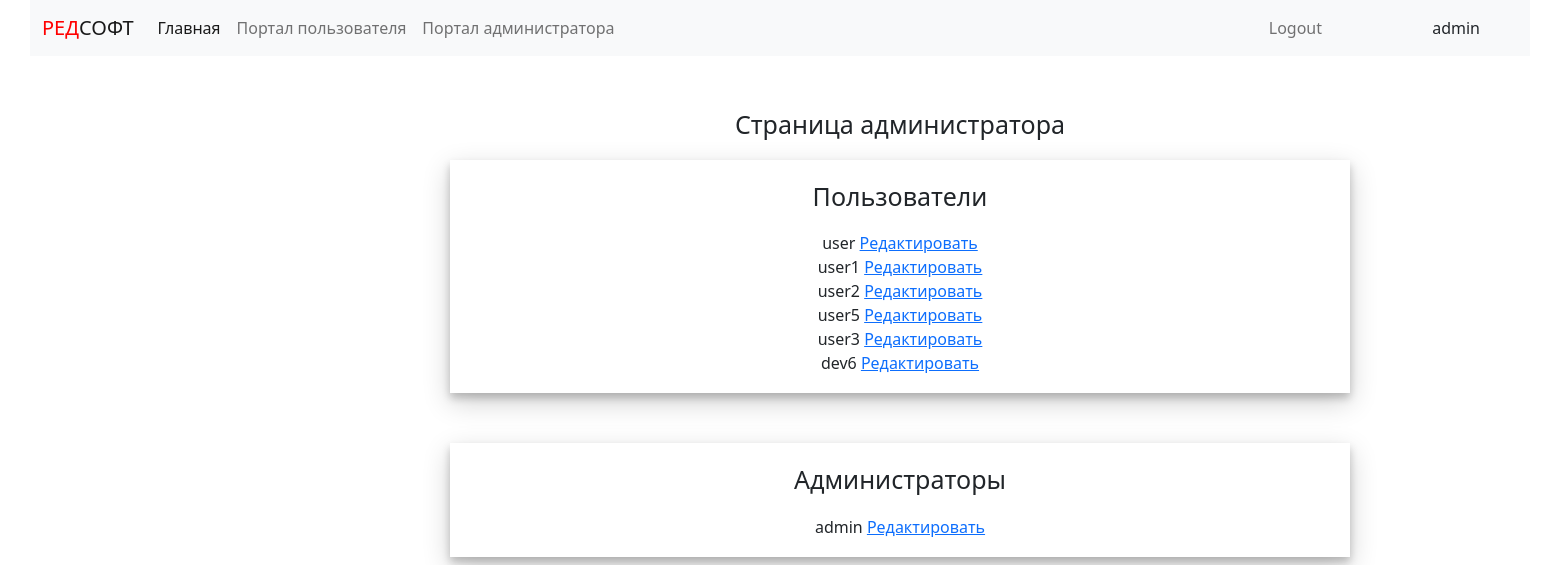
Page /administrator/ (signed in) on the committed database.
### authapp/models.py (models this page shows, shortened)
class User(AbstractUser):
    ADMIN = 'ADMIN'
    USER = 'USER'
    DEVELOPER = "DEV"
    ROLE_CHOICES = (
        (ADMIN, 'Administrator'),
        (USER, 'User'),
        (DEVELOPER, 'Developer')
    )
    role = models.CharField(choices=ROLE_CHOICES, default=USER, blank=True, null=True, max_length=50)
    objects = UserManager()

### mainapp/views.py (the view)
# urls.py: path('administrator/', mainapp.admin, name="admin"),
def admin(request):
    if not request.user.is_anonymous:
        if request.user.role == 'ADMIN' or request.user.is_superuser:
            print(request.user.role, 'admin')
            users = User.objects.filter(role='USER')
            administrators = User.objects.filter(role='ADMIN')
            content = {'users': users, 'administrators': administrators}
            return render(request, 'mainapp/administrator.html', content)
        else:
            return HttpResponseNotFound('<h1> Page not found</h1>')
    else:
        return HttpResponseNotFound('<h1> Page not found</h1>')

### mainapp/templates/mainapp/administrator.html
{% extends 'mainapp/base.html' %}
{% load static %}
{% block content %}
    <div class="content">
        <p>
            Страница администратора
        </p>
       <div class="col-md-6 form-admin bottom-admin">
        <p> Пользователи </p>
            {% for user in users%}
                <div class="content-user">
                    {{ user.username }} <a href="{% url 'main:editadmin' user.id %}">Редактировать</a>
                </div>
            {% endfor %}
        </div>
        <div class="col-md-6 form-admin">
        <p> Администраторы </p>
            {% for admin in administrators %}
                <div class="content-user">
                    {{ admin.username }} <a href="{% url 'main:editadmin' admin.id %}">Редактировать</a>
                </div>
            {% endfor %}
        </div>
    </div>
{% endblock %}

### mainapp/templates/mainapp/base.html (shortened to what this page needs)
<!DOCTYPE html>
{% load static %}
<html lang="en">
<head>
    {% block head %}
        <link rel="stylesheet" type="text/css" href="{% static 'css/bootstrap.min.css' %}">
        <link rel="stylesheet" type="text/css" href="{% static 'css/style.css' %}">
    {% endblock %}
</head>
<body>
        <div class="bloсk">
            <div class="header">
                <nav class="navbar navbar-expand-lg navbar-light bg-light right-log">
                  <div class="container-fluid">
                      <a class="navbar-brand" href="{% url 'index' %}"><h><span style="color: red">РЕД</span>СОФТ</h></a>
                    <div class="collapse navbar-collapse" id="navbarNav">
                      <ul class="navbar-nav">
                        <li class="nav-item">
                          <a class="nav-link active" aria-current="page" href="{% url 'index' %}">Главная</a>
                        </li>
                          {% if user.is_authenticated %}
                                {% if user.role == 'ADMIN' or user.role == 'USER' or user.is_superuser%}
                        <li class="nav-item">
                          <a class="nav-link" href="{% url 'main:user' %}">Портал пользователя</a>
                        </li>
                                {% endif %}
                                {% if user.role == 'ADMIN' or user.is_superuser%}
                          <li class="nav-item">
                          <a class="nav-link" href="{% url 'main:admin' %}">Портал администратора</a>
                        </li>
                                {% endif %}
                          {% endif %}
                           {% if user.is_authenticated %}
                                <li class="nav-item logname">
                                        {{user.username}}
                                </li>
                                <li class="nav-item log">
                                  <a href="{% url 'auth:logout' %}" class="nav-link">Logout</a>
                                    </li>
                           {% endif %}
                      </ul>
                    </div>
                  </div>
                </nav>
            </div>
            {% block content %}
            {% endblock %}
        </div>
</body>
</html>

### static/css/style.css (style rules this page uses)
* { margin: 0; padding: 0; }
.header { width: 1500px; margin: 0 auto; }
p { text-align: center; font-size: 25px; }
.content { padding-top: 50px; margin: 0 auto; width: 1800px; }
.log { position: absolute; right: 200px; }
.logname { position: absolute; right: 50px; padding-top: 8px; }
.right-log { position: relative; }
.form-admin { padding: 1%; box-shadow: 0 5px 8px 0 rgba(0, 0, 0, 0.2), 0 9px 26px 0 rgba(0, 0, 0, 0.19); margin: 0 auto; }
.bottom-admin { margin-bottom: 50px; }
.content-user { text-align: center; }

### rows in the picture
User: username "admin"
User: username "user"
User: username "user1"
User: username "user2"
User: username "user5"
User: username "user3"
User: username "dev6"
